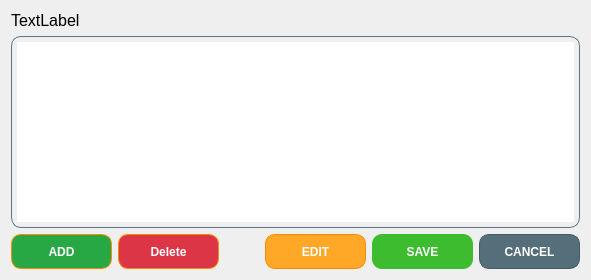
          <widget class="QWidget" name="tab_harness">
           <attribute name="title">
            <string>Harness</string>
           </attribute>
           <layout class="QVBoxLayout" name="verticalLayout_20">
            <item>
             <widget class="QLabel" name="label_fileNameH">
              <property name="font">
               <font>
                <pointsize>12</pointsize>
               </font>
              </property>
              <property name="styleSheet">
               <string notr="true">border:none;</string>
              </property>
              <property name="text">
               <string>TextLabel</string>
              </property>
             </widget>
            </item>
            <item>
             <layout class="QVBoxLayout" name="verticalLayout_19">
              <item>
               <widget class="QTableView" name="tableView_harness">
                <property name="styleSheet">
                 <string notr="true">QTableView
{
    background: qlineargradient(
        x1:0, y1:0,
        x2:1, y2:1,
        stop:0 #5D7285,
        stop:1 #7FC8D4
    );

    color: white;
    border-radius: 10px;
    padding: 5px;
    gridline-color: #444444;
    border: 1px solid #5D7285;
}

QHeaderView::section
{
    background-color: #1B4965;
    color: white;
    padding: 6px;
    border: none;
    font-weight: bold;
}

QTableView::item:selected
{
    background-color: #81D4FA;
    color: black;
}

QScrollBar:vertical
{
    background: #2C3E50;
    width: 14px;
    border-radius: 7px;
}

QScrollBar::handle:vertical
{
    background: #81D4FA;
    border-radius: 7px;
    min-height: 30px;
}

QScrollBar::handle:vertical:hover
{
    background: #B3E5FC;
}

QScrollBar::add-line:vertical,
QScrollBar::sub-line:vertical
{
    height: 0px;
}

QScrollBar::add-page:vertical,
QScrollBar::sub-page:vertical
{
    background: none;
}

QScrollBar:horizontal
{
    background: #2C3E50;
    height: 14px;
    border-radius: 7px;
}

QScrollBar::handle:horizontal
{
    background: #81D4FA;
    border-radius: 7px;
    min-width: 30px;
}

QScrollBar::handle:horizontal:hover
{
    background: #B3EFC;
}

QScrollBar::add-line:horizontal,
QScrollBar::sub-line:horizontal
{
    width: 0px;
}

QScrollBar::add-page:horizontal,
QScrollBar::sub-page:horizontal
{
    background: none;
}</string>
                </property>
                <property name="editTriggers">
                 <set>QAbstractItemView::NoEditTriggers</set>
                </property>
                <property name="selectionBehavior">
                 <enum>QAbstractItemView::SelectRows</enum>
                </property>
                <attribute name="horizontalHeaderStretchLastSection">
                 <bool>false</bool>
                </attribute>
                <attribute name="verticalHeaderVisible">
                 <bool>false</bool>
                </attribute>
                <attribute name="verticalHeaderMinimumSectionSize">
                 <number>24</number>
                </attribute>
               </widget>
              </item>
              <item>
               <layout class="QHBoxLayout" name="horizontalLayout_3">
                <item>
                 <widget class="QPushButton" name="pushButton_addHarnessRow">
                  <property name="minimumSize">
                   <size>
                    <width>101</width>
                    <height>35</height>
                   </size>
                  </property>
                  <property name="styleSheet">
                   <string notr="true">QPushButton
{
    background-color: #28A745;
    color: white;

    border: 1px solid #FB8C00;
    border-radius: 10px;

    padding: 8px 16px;

    font-weight: bold;
}

QPushButton:hover
{
    background-color: #FFB74D;
}

QPushButton:pressed
{
    background-color: #F57C00;

    padding-top: 10px;
    padding-left: 10px;
}</string>
                  </property>
                  <property name="text">
                   <string>ADD</string>
                  </property>
                 </widget>
                </item>
                <item>
                 <widget class="QPushButton" name="pushButton_delHarnessRow">
                  <property name="minimumSize">
                   <size>
                    <width>101</width>
                    <height>35</height>
                   </size>
                  </property>
                  <property name="styleSheet">
                   <string notr="true">QPushButton
{
    background-color:#DC3545;
    color: white;

    border: 1px solid #FB8C00;
    border-radius: 10px;

    padding: 8px 16px;

    font-weight: bold;
}

QPushButton:hover
{
    background-color: #FFB74D;
}

QPushButton:pressed
{
    background-color: #F57C00;

    padding-top: 10px;
    padding-left: 10px;
}</string>
                  </property>
                  <property name="text">
                   <string>Delete</string>
                  </property>
                 </widget>
                </item>
                <item>
                 <spacer name="horizontalSpacer_26">
                  <property name="orientation">
                   <enum>Qt::Horizontal</enum>
                  </property>
                  <property name="sizeType">
                   <enum>QSizePolicy::MinimumExpanding</enum>
                  </property>
                  <property name="sizeHint" stdset="0">
                   <size>
                    <width>40</width>
                    <height>20</height>
                   </size>
                  </property>
                 </spacer>
                </item>
                <item>
                 <widget class="QPushButton" name="pushButton_editTableView">
                  <property name="sizePolicy">
                   <sizepolicy hsizetype="Minimum" vsizetype="Fixed">
                    <horstretch>0</horstretch>
                    <verstretch>0</verstretch>
                   </sizepolicy>
                  </property>
                  <property name="minimumSize">
                   <size>
                    <width>101</width>
                    <height>35</height>
                   </size>
                  </property>
                  <property name="styleSheet">
                   <string notr="true">QPushButton
{
    background-color: #FFA726;
    color: white;

    border: 1px solid #FB8C00;
    border-radius: 10px;

    padding: 8px 16px;

    font-weight: bold;
}

QPushButton:hover
{
    background-color: #FFB74D;
}

QPushButton:pressed
{
    background-color: #F57C00;

    padding-top: 10px;
    padding-left: 10px;
}</string>
                  </property>
                  <property name="text">
                   <string>EDIT</string>
                  </property>
                 </widget>
                </item>
                <item>
                 <widget class="QPushButton" name="pushButton_saveChanges">
                  <property name="sizePolicy">
                   <sizepolicy hsizetype="Minimum" vsizetype="Fixed">
                    <horstretch>0</horstretch>
                    <verstretch>0</verstretch>
                   </sizepolicy>
                  </property>
                  <property name="minimumSize">
                   <size>
                    <width>101</width>
                    <height>35</height>
                   </size>
                  </property>
                  <property name="styleSheet">
                   <string notr="true">QPushButton
{
    background:rgb(62, 188, 48);
    border: none;
    border-radius: 10px;
    padding: 8px;
    font-weight: bold;
    color:white;
}

QPushButton:hover
{
    background:rgb(170, 255, 127);
}

QPushButton:pressed
{
    background:#fdffc6;

    padding-top: 10px;
    padding-left: 10px;
}</string>
                  </property>
                  <property name="text">
                   <string>SAVE</string>
                  </property>
                 </widget>
                </item>
                <item>
                 <widget class="QPushButton" name="pushButton_revertChanges">
                  <property name="sizePolicy">
                   <sizepolicy hsizetype="Minimum" vsizetype="Fixed">
                    <horstretch>0</horstretch>
                    <verstretch>0</verstretch>
                   </sizepolicy>
                  </property>
                  <property name="minimumSize">
                   <size>
                    <width>101</width>
                    <height>35</height>
                   </size>
                  </property>
                  <property name="styleSheet">
                   <string notr="true">QPushButton
{
    background-color: #546E7A;
    color: white;

    border: 1px solid #455A64;
    border-radius: 10px;

    padding: 8px 16px;

    font-weight: bold;
}

QPushButton:hover
{
    background-color: #607D8B;
}

QPushButton:pressed
{
    background-color: #455A64;

    padding-top: 10px;
    padding-left: 10px;
}</string>
                  </property>
                  <property name="text">
                   <string>CANCEL</string>
                  </property>
                 </widget>
                </item>
               </layout>
              </item>
             </layout>
            </item>
           </layout>
          </widget>
